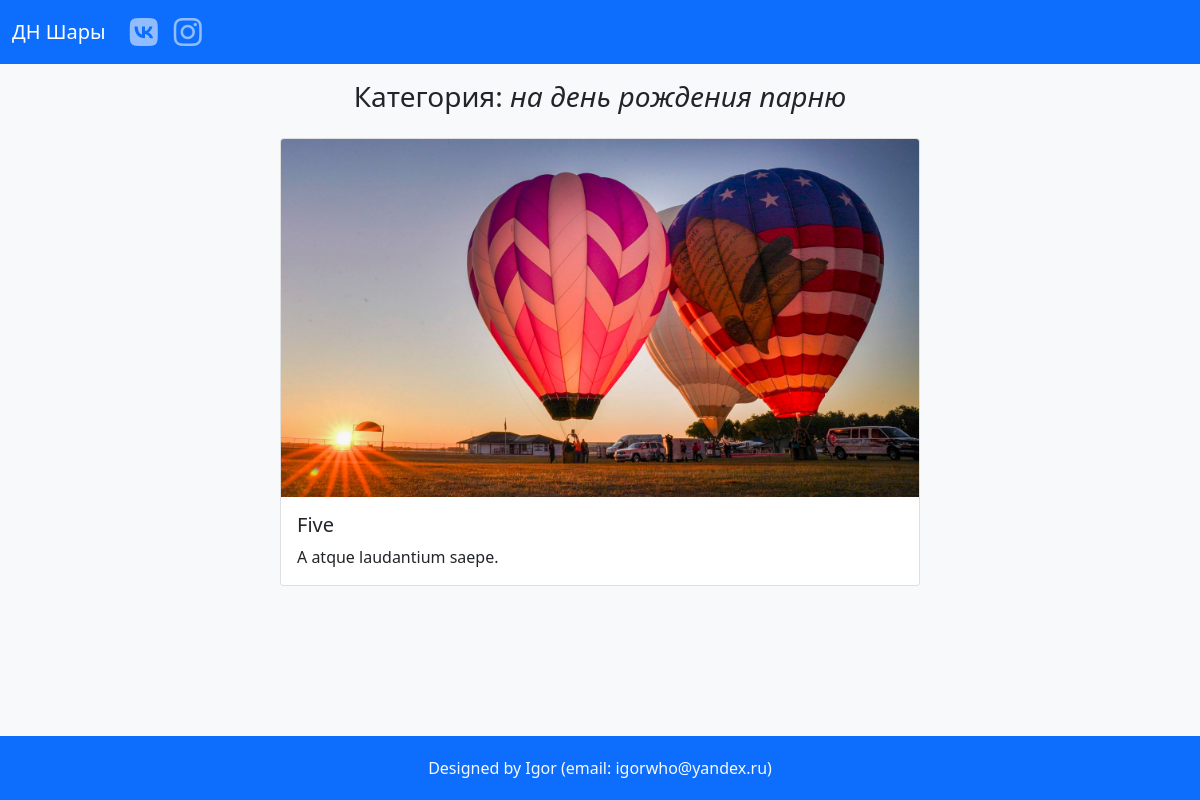
Before: /products?category=4 with the older database file.
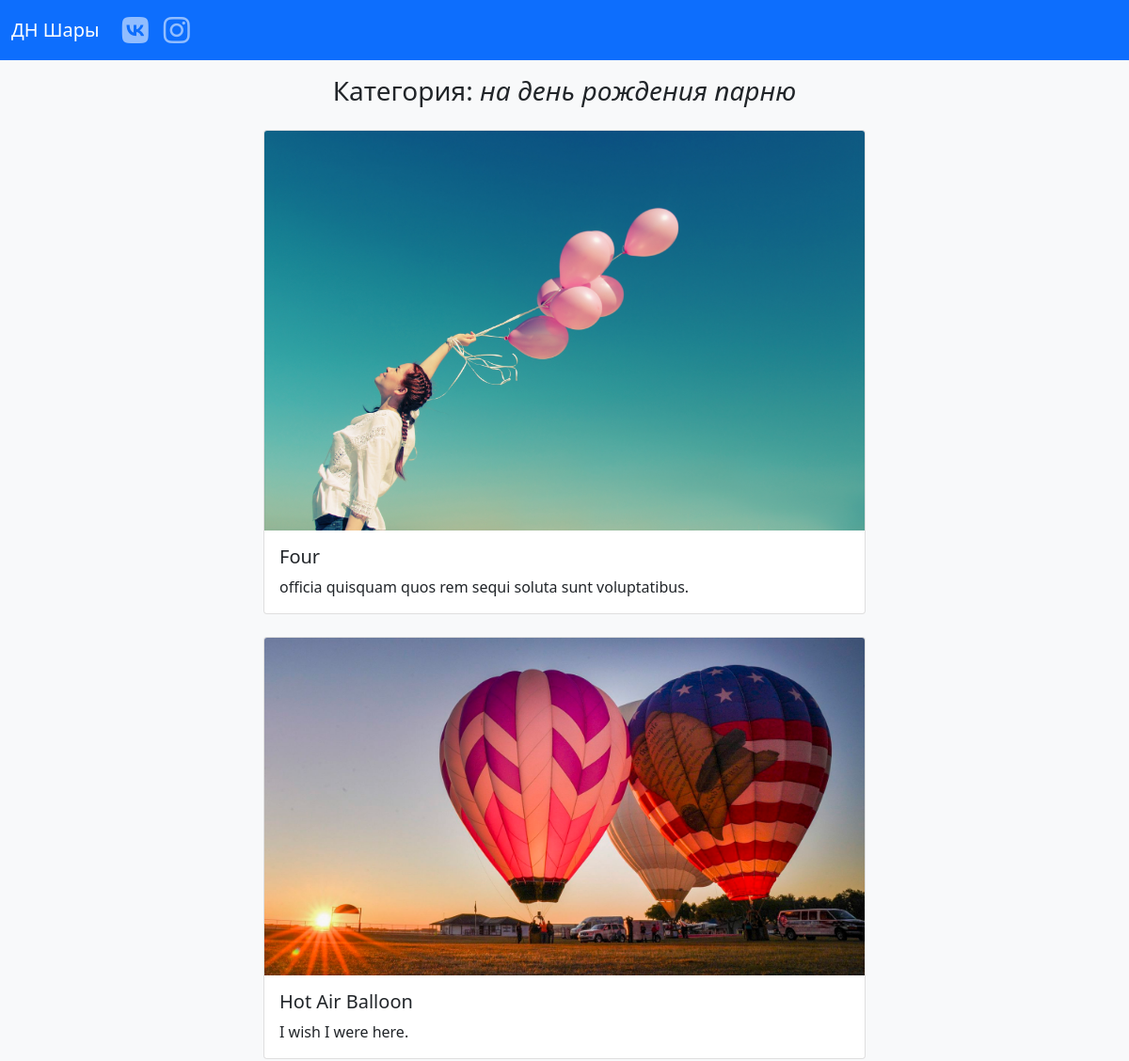
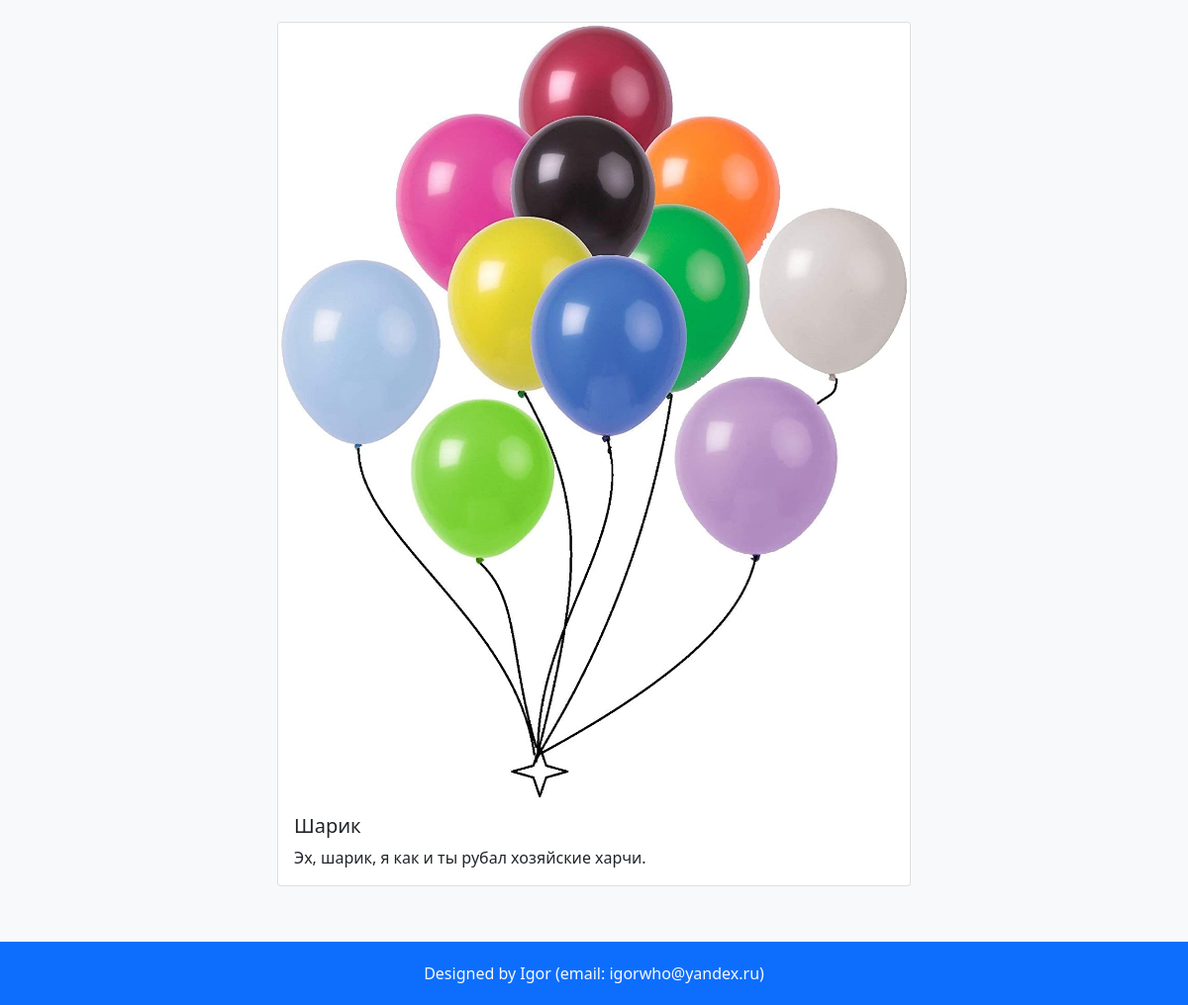
After: the same page with the newer database file (2 pictures, top to bottom).
### tables this page shows
CREATE TABLE `categories` (
  `id` int(11) NOT NULL,
  `name` varchar(255) NOT NULL
);

CREATE TABLE `products` (
  `id` int(11) NOT NULL,
  `user_id` int(11) NOT NULL,
  `category_id` int(11) NOT NULL,
  `image_name` varchar(55) NOT NULL,
  `title` varchar(255) NOT NULL,
  `description` text NOT NULL,
  `price` int(11) DEFAULT NULL
);

### config.php (called while the page is built)
<?php
$dns = 'mysql:host=localhost;dbname=balloons;charset=utf8';
$user = 'root';
$password = '';

### includes/classes/Model.php (called while the page is built, shortened)
<?php
class Model
{
    protected $tableName;
    private $pdo;
    public function __construct() {
        include __DIR__ . '/../../config.php';
        $this->pdo = new PDO($dns, $user, $password);
        $this->pdo->setAttribute(PDO::ATTR_ERRMODE, PDO::ERRMODE_EXCEPTION);
    }
    private function query($sql, $params = [])
    {
        $query = $this->pdo->prepare($sql);
        $query->execute($params);
        $query->setFetchMode(PDO::FETCH_CLASS, get_called_class());
        return $query;
    }
    public function get($column, $value)
    {
        $sql = "SELECT * FROM $this->tableName WHERE $column = :$column";
        $params = [":$column" => $value];
        $query = $this->query($sql, $params);
        return $query->fetch();
    }
    public function getAll($where = [], $params = [])
    {
        $sql = "SELECT * FROM $this->tableName";
        if ($where) {
            $sql .= ' WHERE ';
            foreach ($where as $key => $_) {
                $sql .= "$key = :$key AND ";
            }
            $sql = rtrim($sql, ' AND ');
        }
        $query = $this->query($sql, $where);
        return $query->fetchAll();
    }
}

### includes/classes/ProductModel.php (called while the page is built, shortened)
<?php
include_once 'Model.php';
class ProductModel extends Model
{
    public function getImageUrl()
    {
        $httpsOrHttp = isset($_SERVER['HTTPS']) && $_SERVER['HTTPS'] === 'on' ? 'https' : 'http';
        $host = $_SERVER['HTTP_HOST'];
        $url = "/images/$this->image_name";
        return $httpsOrHttp . '://' . $host . $url;
    }
}

### products.php (the view, shortened to what this page needs)
<?php
include 'header.php';
include 'includes/classes/ProductModel.php';
try {
    $category_id = filter_input(INPUT_GET, 'category', FILTER_SANITIZE_NUMBER_INT);
    $category = (new CategoryModel)->get('id', $category_id);
    $products = (new ProductModel)->getAll(['category_id' => $category_id], ['orderBy' => '-id']);
} catch (PDOException $e) {
    displayDbError();
}
?>
<?php if ($products): ?>
    <h3 class="mb-4 text-center">Категория: <span class="text-lowercase fst-italic"><?= $category->name ?></span></h3>
    <?php foreach ($products as $product): ?>
        <div class="card mx-auto mb-4" style="max-width: 40rem;">
            <img src="<?= $product->getImageUrl() ?>" class="card-img-top" alt="...">
            <div class="card-body">
                <h5 class="card-title"><?= $product->title ?></h5>
                <p class="card-text"><?= $product->description ?></p>
            </div>
        </div>
    <?php endforeach; ?>
<?php endif; ?>
<?php include 'footer.php' ?>

### header.php (shortened to what this page needs)
<html>
<head>
    <link href="https://cdn.jsdelivr.net/npm/bootstrap@5.0.0/dist/css/bootstrap.min.css" rel="stylesheet">
    <link rel="stylesheet" href="styles.css">
</head>
<body class="bg-light">
    <nav class="navbar navbar-expand-lg navbar-dark bg-primary mb-3">
        <div class="container-fluid">
            <a class="navbar-brand" href="/">ДН Шары</a>
            <div class="collapse navbar-collapse justify-content-between" id="navbarNavDropdown">
                <ul class="navbar-nav">
                    <li class="nav-item">
                        <a class="nav-link" href="https://vk.com/dn_shari" target="_blank"><i class="fab fa-vk fa-2x"></i></a>
                    </li>
                    <li class="nav-item">
                        <a class="nav-link" href="https://www.instagram.com/dn_shari/" target="_blank"><i class="fab fa-instagram fa-2x"></i></a>
                    </li>
                </ul>
            </div>
        </div>
    </nav>
    <div class="container">

### footer.php (shortened to what this page needs)
    </div>
    <footer class="bg-primary text-light">
        Designed by Igor (email: igorwho@yandex.ru)
    </footer>
</body>
</html>

### styles.css (style rules this page uses)
body { position: relative; min-height: 100vh; }
.container { padding-bottom: 6rem; }
footer { display: flex; justify-content: center; align-items: center; position: absolute; height: 4rem; width: 100%; bottom: 0; }

Changed rows visible on the page:
removed products: image_name (picture), title "Five", description "A atque laudantium saepe."
now on this page (row edited): products: image_name (picture), title "Four", description "officia quisquam quos rem sequi soluta sunt voluptatibus."
added products: image_name (picture), title "Hot Air Balloon", description "I wish I were here."
added products: image_name (picture), title "Шарик", description "Эх, шарик, я как и ты рубал хозяйские харчи."
